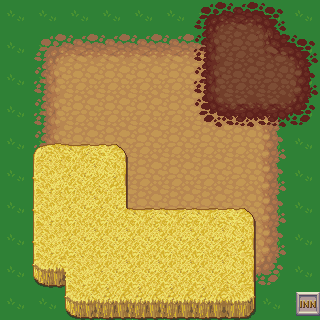

The image is a tile-based game level rendered from a .tmx file. Its description and complete source (layers, tilesets, objects, tile grids) follow:
An orthogonal 10x10 tile map with 32x32 px tiles, 3 tile layers (Tile Layer 1, Tile Layer 2, Tile Layer 3), 2 tilesets and 1 object (Player).

<map version="1.2" tiledversion="1.2.1" orientation="orthogonal" renderorder="right-down" width="10" height="10" tilewidth="32" tileheight="32" infinite="0" nextlayerid="6" nextobjectid="4">
 <tileset firstgid="1" source="terrain_atlas.tsx" />
 <tileset firstgid="1025" source="base_out_atlas.tsx" />
 <layer id="1" name="Tile Layer 1" width="10" height="10">
  <data encoding="csv">
184,184,184,184,184,184,184,184,184,184,
184,184,184,184,184,184,184,184,184,184,
184,184,184,184,184,184,184,184,184,184,
184,184,184,184,184,184,184,184,184,184,
184,184,184,184,184,184,184,184,184,184,
184,184,184,184,184,184,184,184,184,184,
184,184,184,184,184,184,184,184,184,184,
184,184,184,184,184,184,184,184,184,184,
184,184,184,184,184,184,184,184,184,184,
184,184,184,184,184,184,184,184,184,184
</data>
 </layer>
 <layer id="2" name="Tile Layer 2" width="10" height="10">
  <data encoding="csv">
0,0,0,0,0,0,0,0,0,0,
0,80,81,81,81,81,81,81,82,0,
0,112,113,113,113,113,113,113,114,0,
0,112,113,113,113,113,113,113,114,0,
0,112,113,113,113,113,113,113,114,0,
0,112,113,113,113,113,113,113,114,0,
0,112,113,113,113,113,113,113,114,0,
0,112,113,113,113,113,113,113,114,0,
0,144,145,145,145,145,145,145,146,0,
0,0,0,0,0,0,0,0,0,1374
</data>
 </layer>
 <layer id="4" name="Tile Layer 3" width="10" height="10">
  <data encoding="csv">
0,0,0,0,0,0,900,901,902,0,
0,0,0,0,0,0,932,933,869,902,
0,0,0,0,0,0,932,933,933,934,
0,0,0,0,0,0,964,965,965,966,
0,897,898,899,0,0,0,0,0,0,
0,929,930,931,0,0,0,0,0,0,
0,929,930,866,898,898,898,899,0,0,
0,929,930,930,930,930,930,931,0,0,
0,961,835,930,930,930,930,931,0,0,
0,0,961,962,962,962,962,963,0,0
</data>
 </layer>
 <objectgroup id="3" name="Spawn Point">
  <object id="3" name="Player" x="160" y="128" width="32" height="32" />
 </objectgroup>
</map>
